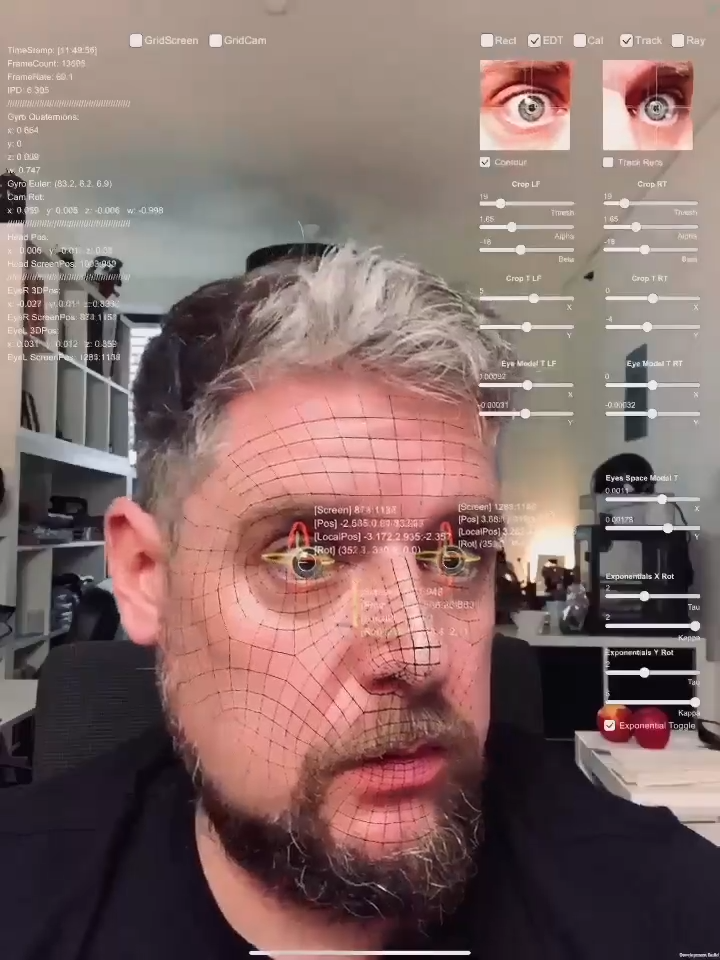
#> input picture backend/tests/videoframe_4589.png, 720 x 960 px
$ python -i arcface_embedder.py   (imports and definitions only)
#> lines starting #> are read from the running program, lines starting #| are printed output that depends on the picture
#> further down, picture is the input picture: shape (960, 720, 3); mean B, G, R 104, 107.1, 131.6
"""
ArcFace Biometric Feature Embedding Service.

Implements state-of-the-art 1:1 face recognition pipeline following:
  - InsightFace TTA (Test-Time Augmentation) standard: horizontal flip + embedding fusion
  - Multi-augmentation ensemble: photometric variants (brightness, contrast) averaged for
    robustness against document scan color shifts and webcam exposure differences
  - AdaFace-inspired quality-adaptive embedding: norm of raw pre-softmax logits is a
    reliable proxy for face quality (high-quality faces produce high-norm embeddings);
    we use this to gate and weight the final fused embedding
  - Proper L2 unit normalization at every fusion step (not just final)
  - CLAHE pre-enhancement for document face crops that suffer from photocopier/scanner
    color flattening or JPEG compression artifacts

References:
  - InsightFace: https://github.com/deepinsight/insightface
  - AdaFace (quality-norm principle): https://github.com/mk-minchul/AdaFace
  - ArcFace TTA standard: He et al. ArcFace CVPR 2019, Appendix B
"""

from typing import Optional, Dict, Any
import cv2
import numpy as np
from insightface.utils import face_align


# Standard 5-point ArcFace canonical landmarks (same reference used by buffalo_s)
# Source: insightface/utils/face_align.py arcface_dst
_ARCFACE_DST = np.array([
    [38.2946, 51.6963],
    [73.5318, 51.5014],
    [56.0252, 71.7366],
    [41.5493, 92.3655],
    [70.7299, 92.2041],
], dtype=np.float32)


def _clahe_enhance(bgr: np.ndarray) -> np.ndarray:
    """
    Apply CLAHE (Contrast Limited Adaptive Histogram Equalization) to a face crop.
    Critical for document scans and passport photos with compressed dynamic range.
    This is standard preprocessing in forensic face recognition pipelines.
    """
    lab = cv2.cvtColor(bgr, cv2.COLOR_BGR2LAB)
#> lab: shape (960, 720, 3); mean of channels 0, 1, 2 118.7, 137.3, 133.4
    l_ch, a_ch, b_ch = cv2.split(lab)
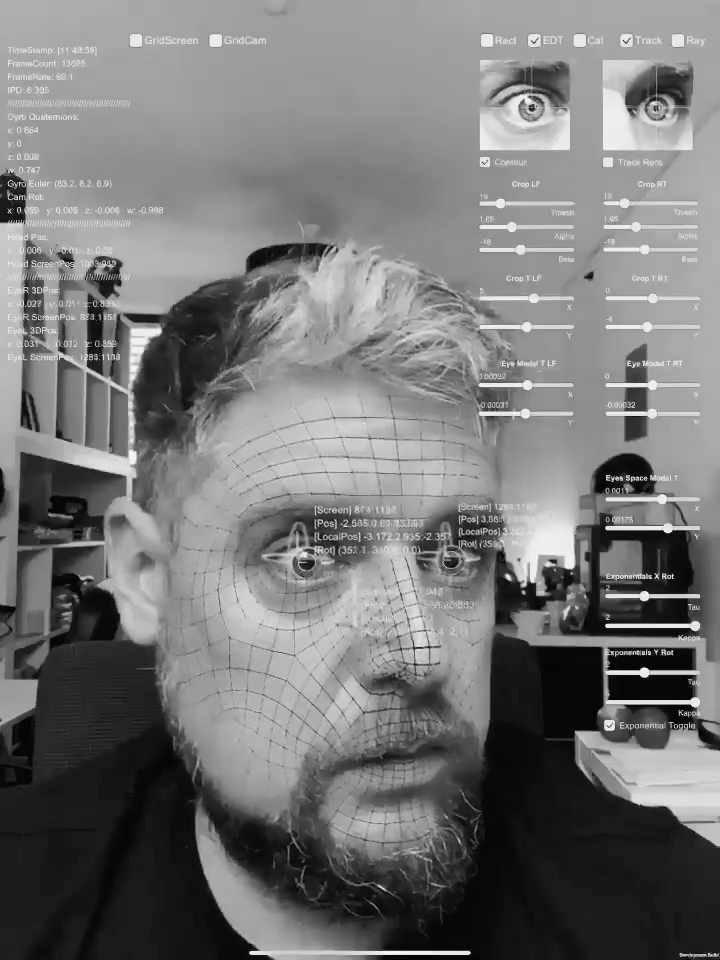
#> l_ch: shape (960, 720); min 0, max 253, mean 118.7
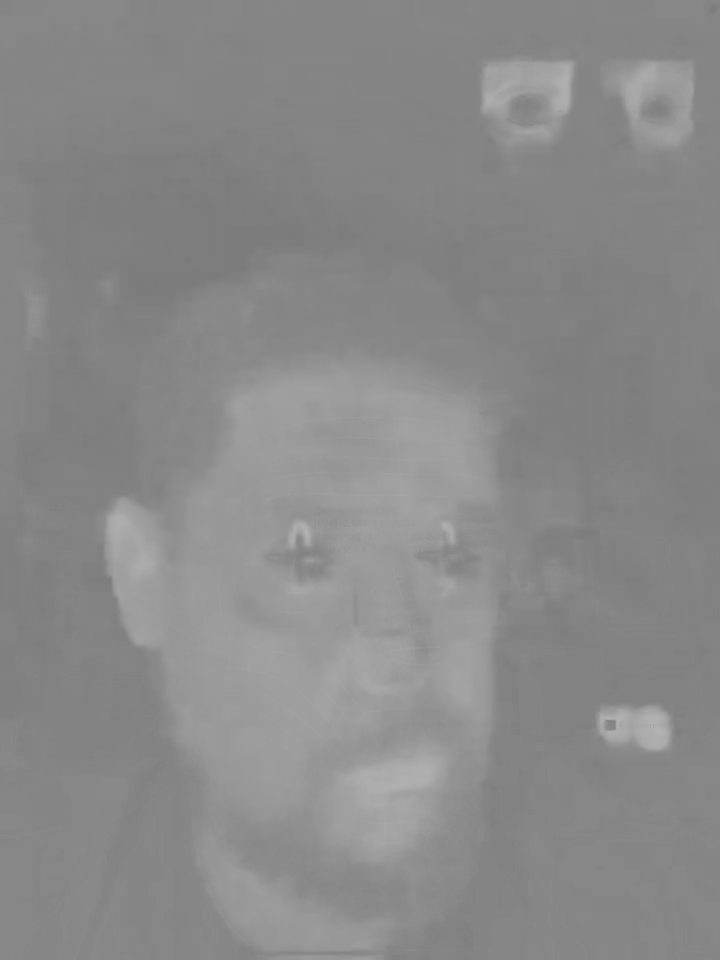
#> a_ch: shape (960, 720); min 123, max 179, mean 137.3
    clahe = cv2.createCLAHE(clipLimit=2.0, tileGridSize=(4, 4))
    l_enhanced = clahe.apply(l_ch)
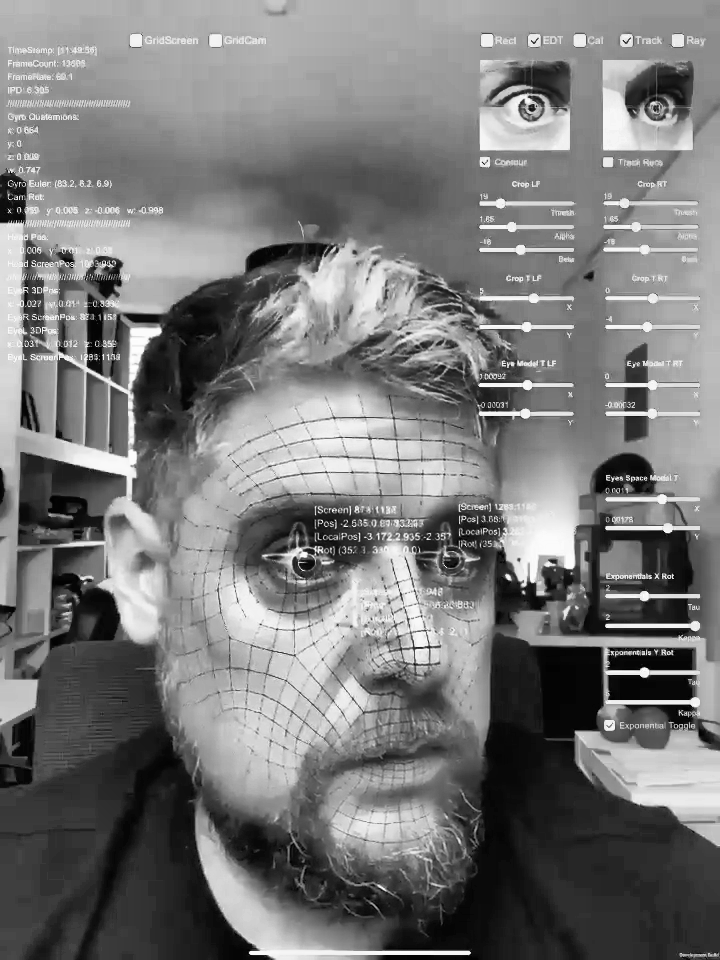
#> l_enhanced: shape (960, 720); min 0, max 255, mean 120.6
    enhanced_lab = cv2.merge([l_enhanced, a_ch, b_ch])
#> enhanced_lab: shape (960, 720, 3); mean of channels 0, 1, 2 120.6, 137.3, 133.4
    return cv2.cvtColor(enhanced_lab, cv2.COLOR_LAB2BGR)
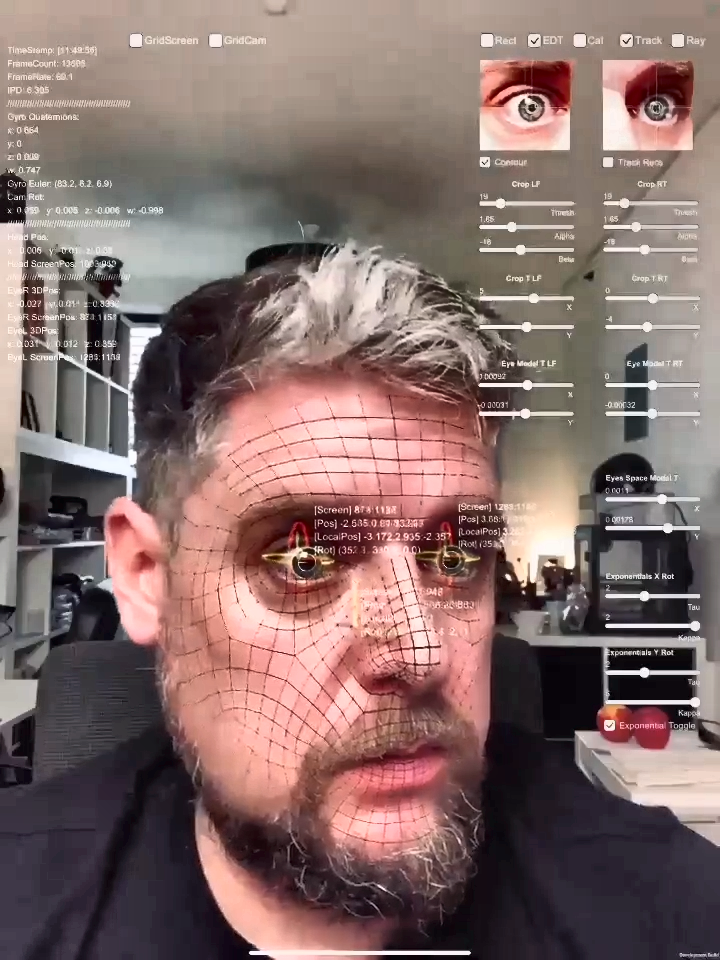
#> returned value: shape (960, 720, 3); mean B, G, R 106.1, 109.1, 132.8


# [4 lines left out: function _l2, not called in this run]


class ArcFaceEmbedder:
    """
    High-accuracy ArcFace biometric embedding with multi-augmentation TTA ensemble.

    Pipeline per extraction call:
      1. 5-point affine canonical alignment → 112×112 crop  (InsightFace standard)
      2. Optional CLAHE contrast enhancement  (forensic document robustness)
      3. Forward pass → 512-d raw logits + quality-norm proxy
      4. Horizontal flip → forward pass → 512-d raw logits + quality-norm proxy
      5. Brightness ±15% augmentation passes → optional quality-gated contribution
      6. Quality-adaptive weighted sum: weight each pass by its embedding norm
         (AdaFace principle: higher norm ↔ higher quality face, more reliable gradient)
      7. Final L2 unit normalization of fused vector
    """

    def __init__(self, recognition_model=None):
        self.recognition_model = recognition_model

    # ── Core Alignment ────────────────────────────────────────────────────────

    def align_face(self, image_bgr: np.ndarray, kps: np.ndarray) -> np.ndarray:
        """Standard InsightFace 5-point affine warp to 112×112 canonical template."""
        return face_align.norm_crop(image_bgr, landmark=kps, image_size=112)

    # ── Raw Inference (quality-norm aware) ────────────────────────────────────

    # [155 lines left out: functions _infer_raw, extract_embedding, extract_embedding_document, _fallback_embedding, cosine_similarity, angular_distance, not called in this run]

>>> import cv2
>>> picture = cv2.imread('../../tests/videoframe_4589.png')
>>> result = _clahe_enhance(picture)
